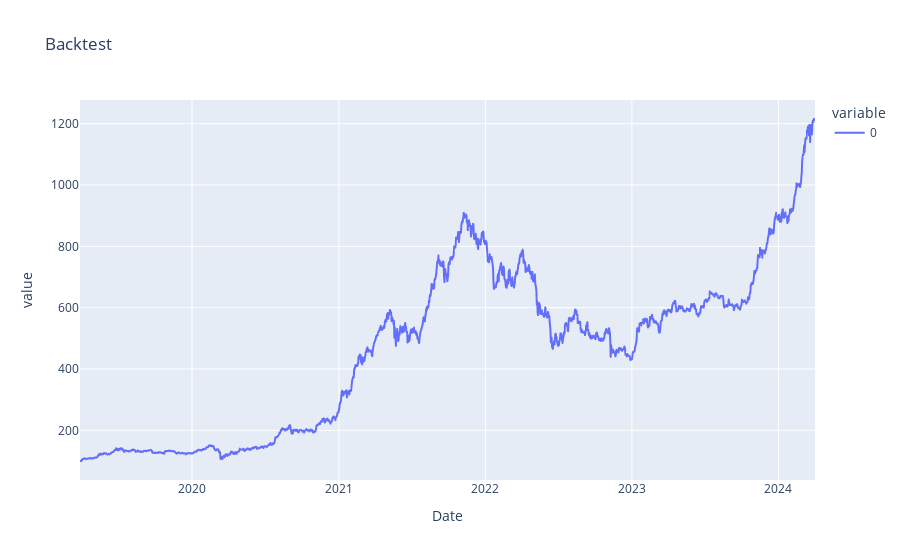

Source (notebook cell):
### Markdown cell above
## Allocation & Stratégie d'investissement

### Code cell
dico_weights = {"BTC-EUR" : 475, "ETH-EUR" :209, "IUIT.L" : 155, "SEMI.AS" : 107.8, "SOL-EUR" : 266.27, "XWD.TO" : 821.3, "GLD" : 206}
weights = pd.DataFrame(index=ptf.df_price.index)
for ticker in ptf.df_price:
    weights[ticker] = dico_weights[ticker]
weights=weights/sum(dico_weights.values())

print("Backtest Statique")
res = ptf.get_quickBacktest(weights, freq="M", q=0.01)
px.line(res["ptf_track"].rename({"0" : "Backtest"}, axis=1), title="Backtest").show()
display(res["risk_metrics"])
risk_contribution = metrics.get_vol_contribution(ptf.df_returns.iloc[:], np.asarray(weights.iloc[-1]))
print("Risk Contribution :")
display(risk_contribution)

### Figure 1 — Plotly figure (JSON) as saved in the notebook; plotly's stock layout.template omitted (floating-point values rounded to 4 significant figures; data arrays with more than 128 entries replaced by an {"elided": "..."} marker saying what was removed)
{"data": [{"hovertemplate": "variable=0<br>Date=%{x}<br>value=%{y}<extra></extra>", "legendgroup": "0", "line": {"color": "#636efa", "dash": "solid"}, "marker": {"symbol": "circle"}, "mode": "lines", "name": "0", "showlegend": true, "type": "scattergl", "x": {"elided": "1830 str values"}, "xaxis": "x", "y": {"elided": "1830 float values"}, "yaxis": "y"}], "layout": {"legend": {"title": {"text": "variable"}, "tracegroupgap": 0}, "title": {"text": "Backtest"}, "xaxis": {"anchor": "y", "domain": [0, 1], "title": {"text": "Date"}}, "yaxis": {"anchor": "x", "domain": [0, 1], "title": {"text": "value"}}}}
